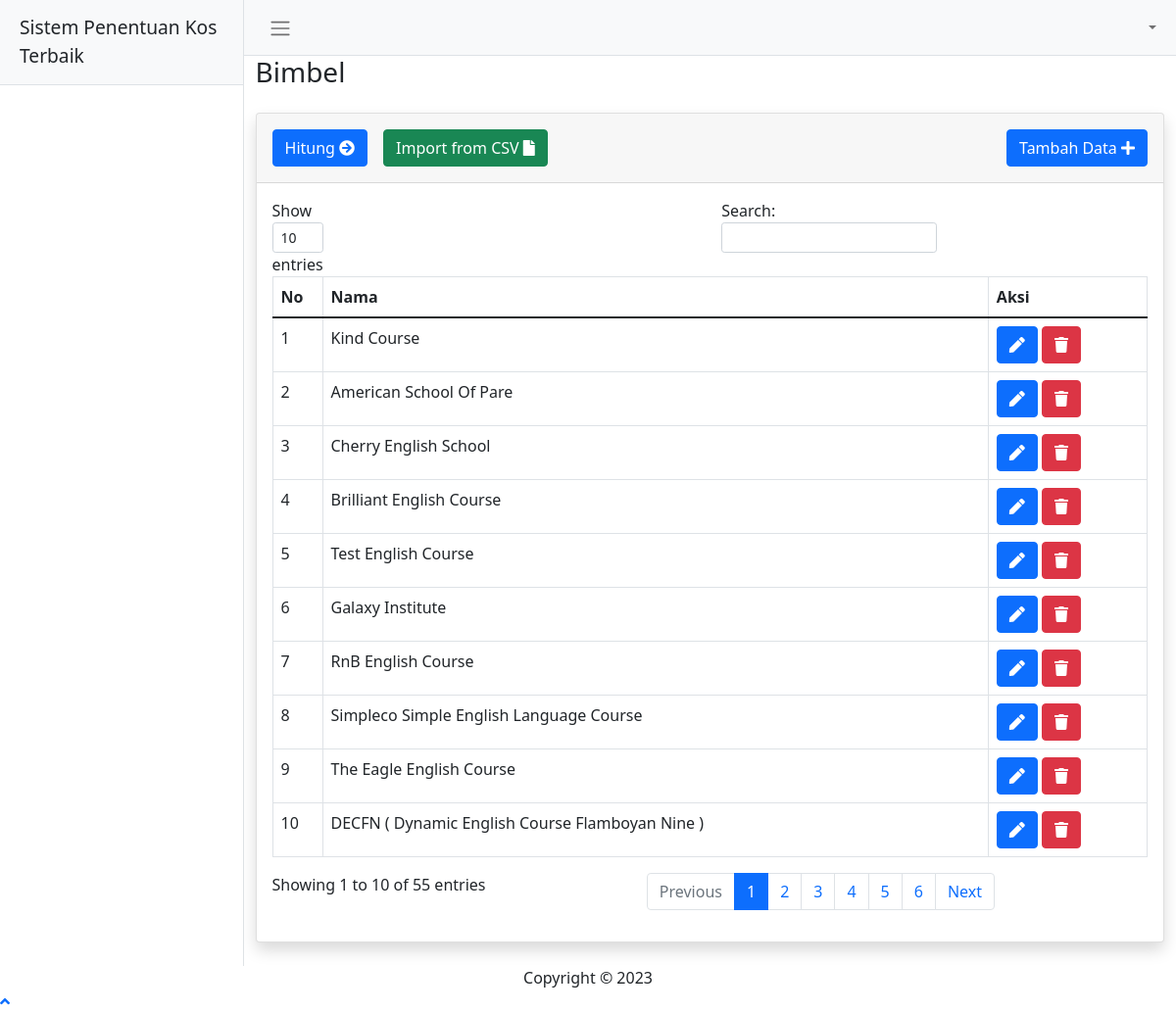
The page /index.php/bimbel on the database its author committed.
### tables this page shows
CREATE TABLE `tb_bimbel` (
  `id_bimbel` int(11) NOT NULL,
  `nama_bimbel` varchar(255) DEFAULT NULL
);

### application/controllers/Bimbel.php (called while the page is built, shortened)
<?php
class Bimbel extends CI_Controller
{
    public function __construct()
    {
        $this->load->model('MBimbel');
        $this->load->model('MKos');
        $this->load->model('MKriteria');
        $this->load->library('form_validation');
    }
    public function index()
    {
        $data['bimbel'] = $this->MBimbel->getAll();
        $this->load->view('Themes/Header', $data);
        $this->load->view('Themes/Menu');
        $this->load->view('Bimbel/Index');
        $this->load->view('Themes/Footer');
        $this->load->view('Themes/Scripts');
    }
}

### index.php (called while the page is built, shortened)
<?php
require_once BASEPATH.'core/CodeIgniter.php';

### application/models/MBimbel.php (called while the page is built, shortened)
<?php
class MBimbel extends CI_Model
{
    public function getAll()
    {
        $query = $this->db->get('tb_bimbel');
        return $query->result_array();
    }
}

### application/views/Bimbel/Index.php (the view, shortened to what this page needs)
<div class="container-fluid">
    <div class="d-sm-flex align-items-center justify-content-between mb-4">
        <h1 class="h3 mb-0 text-gray-800">Bimbel</h1>
    </div>
    <div class="card shadow mb-4">
        <div class="card-header py-3">
            <a href="<?= base_url('calc-bimbel') ?>" class="btn btn-primary float-start">Hitung <i class="fas fa-arrow-circle-right"></i></a>
            <a href="#" class="btn btn-success float-right ms-3" data-bs-toggle="modal" data-bs-target="#importBimbelModal">Import from CSV <i class="fas fa-file"></i></a>
            <a href="<?= base_url('add-bimbel') ?>" class="btn btn-primary float-end">Tambah Data <i class="fas fa-plus"></i></a>
        </div>
        <div class="card-body">
            <div class="table-responsive">
                <table class="table table-bordered" id="dataTable" width="100%" cellspacing="0">
                    <thead>
                        <tr>
                            <th>No</th>
                            <th>Nama</th>
                            <th>Aksi</th>
                        </tr>
                    </thead>
                    <tbody>
                        <?php
                        $no = 1;
                        foreach ($bimbel as $data) : ?>
                            <tr>
                                <td><?= $no++ ?></td>
                                <td><?= $data['nama_bimbel'] ?></td>
                                <td>
                                    <a href="<?= base_url('update-bimbel/') . $data['id_bimbel'] ?>" class="btn btn-primary" title="Ubah"><i class="fas fa-pen"></i></a>
                                    <a href="<?= base_url('delete-bimbel/') . $data['id_bimbel']  ?>" class="btn btn-danger" title="Hapus" onclick="return confirm('Yakin akan menghapus data?')"><i class="fas fa-trash"></i></a>
                                </td>
                            </tr>
                        <?php endforeach; ?>
                    </tbody>
                </table>
            </div>
        </div>
    </div>
</div>

### application/views/Themes/Header.php (shortened to what this page needs)
<!DOCTYPE html>
<html lang="en">
<head>
    <link href="<?= base_url('assets') ?>/vendor/fontawesome-free/css/all.min.css" rel="stylesheet" type="text/css">
    <link href="<?= base_url('assets') ?>/css/styles.css" rel="stylesheet">
</head>
<body id="page-top">
    <div id="wrapper">

### application/views/Themes/Menu.php (shortened to what this page needs)
<div class="d-flex" id="wrapper">
    <div class="border-end bg-white" id="sidebar-wrapper">
        <div class="sidebar-heading border-bottom bg-light">Sistem Penentuan Kos Terbaik</div>
    </div>
    <div id="page-content-wrapper">
        <nav class="navbar navbar-expand-lg navbar-light bg-light border-bottom">
            <div class="container-fluid">
                <button class="btn text-white" id="sidebarToggle"><i class="navbar-toggler-icon"></i></button>
                <div class="collapse navbar-collapse" id="navbarSupportedContent">
                    <ul class="navbar-nav ms-auto mt-2 mt-lg-0">
                        <li class="nav-item dropdown">
                            <a class="nav-link dropdown-toggle" id="navbarDropdown" href="#" role="button" data-bs-toggle="dropdown" aria-haspopup="true" aria-expanded="false"><?= $this->session->userdata('nama_user') ?></a>
                        </li>
                    </ul>
                </div>
            </div>
        </nav>

### application/views/Themes/Footer.php (shortened to what this page needs)
</div>
</div>
<footer class="sticky-footer bg-white">
    <div class="container my-auto">
        <div class="copyright text-center my-auto">
            <span>Copyright &copy; 2023</span>
        </div>
    </div>
</footer>
</div>

### application/views/Themes/Scripts.php (shortened to what this page needs)
<a class="scroll-to-top rounded" href="#page-top">
    <i class="fas fa-angle-up"></i>
</a>
</body>
</html>

### rows shown on the page
tb_bimbel: nama_bimbel "Kind Course"
tb_bimbel: nama_bimbel "American School Of Pare"
tb_bimbel: nama_bimbel "Cherry English School"
tb_bimbel: nama_bimbel "Brilliant English Course"
tb_bimbel: nama_bimbel "Test English Course"
tb_bimbel: nama_bimbel "Galaxy Institute"
tb_bimbel: nama_bimbel "RnB English Course"
tb_bimbel: nama_bimbel "Simpleco Simple English Language Course"
tb_bimbel: nama_bimbel "The Eagle English Course"
tb_bimbel: nama_bimbel "DECFN ( Dynamic English Course Flamboyan Nine )"
